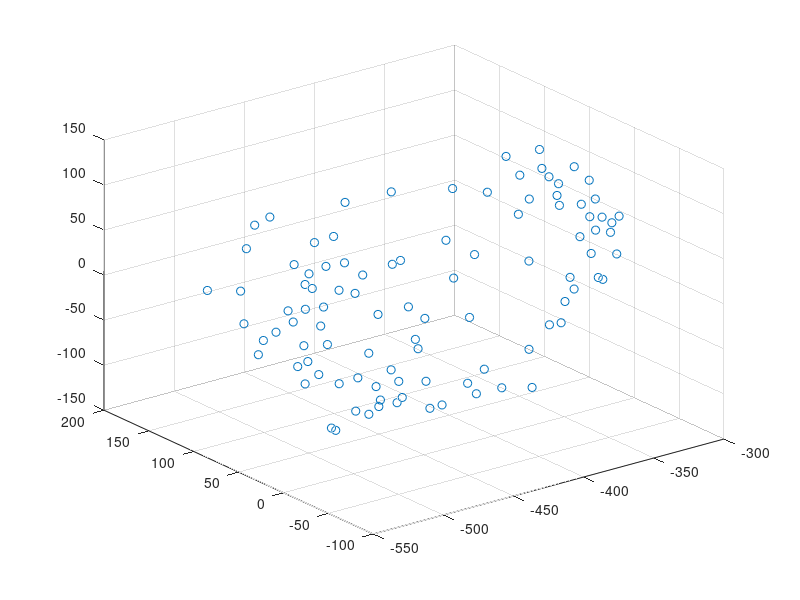
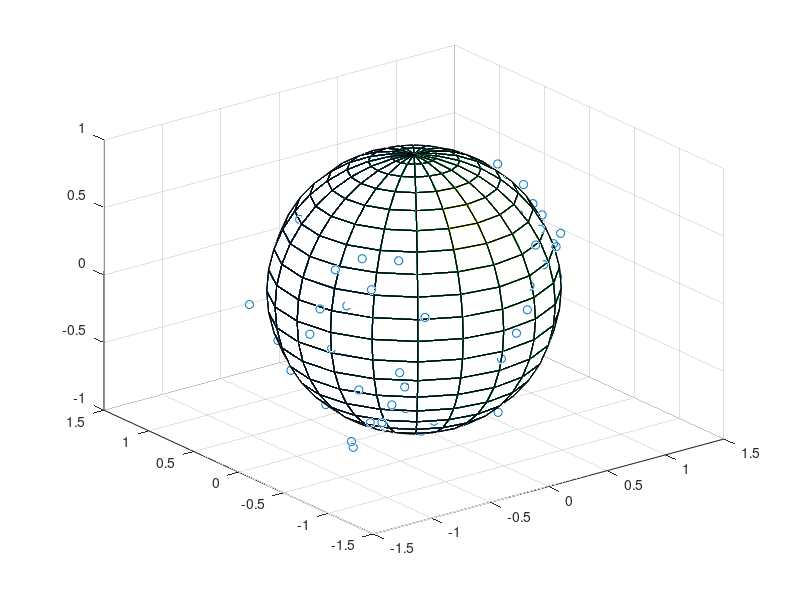

Here is the MATLAB script that generated these plots, in order:
mx = [ -523.00;-507.00;-511.00;-501.00;-477.00;-431.00;-401.00;-456.00;-518.00;-547.00;-531.00;-522.00;-498.00;-518.00;-535.00;-548.00;-538.00;-525.00;-489.00;-460.00;-420.00;-392.00;-417.00;-445.00;-475.00;-478.00;-452.00;-451.00;-430.00;-418.00;-405.00;-395.00;-379.00;-356.00;-330.00;-323.00;-338.00;-377.00;-394.00;-412.00;-449.00;-469.00;-494.00;-495.00;-511.00;-503.00;-518.00;-516.00;-510.00;-519.00;-507.00;-493.00;-448.00;-426.00;-404.00;-379.00;-353.00;-458.00;-492.00;-504.00;-513.00;-510.00;-525.00;-505.00;-491.00;-466.00;-387.00;-364.00;-348.00;-324.00;-316.00;-311.00;-330.00;-349.00;-369.00;-362.00;-364.00;-347.00;-402.00;-474.00;-484.00;-481.00;-498.00;-497.00;-474.00;-457.00;-447.00;-427.00;-419.00;-407.00;-383.00;-347.00;-335.00;-324.00;-316.00;-322.00;-314.00;-341.00;-371.00;-416.00];
my = [ 127.00;115.00;105.00;99.00;87.00;91.00;83.00;98.00;78.00;13.00;-15.00;-36.00;-40.00;-18.00;-5.00;-2.00;-4.00;-23.00;-37.00;-36.00;-40.00;-30.00;-7.00;1.00;11.00;-14.00;-52.00;-69.00;-86.00;-90.00;-87.00;-77.00;-63.00;-38.00;-30.00;-11.00;-16.00;-37.00;-30.00;-46.00;-55.00;-63.00;-70.00;-61.00;-59.00;-55.00;-58.00;-42.00;-18.00;-5.00;9.00;65.00;118.00;132.00;140.00;137.00;127.00;132.00;132.00;104.00;73.00;28.00;7.00;-35.00;-47.00;-76.00;-69.00;-60.00;-40.00;-18.00;34.00;33.00;20.00;29.00;35.00;6.00;-14.00;-47.00;-78.00;-40.00;0.00;25.00;42.00;67.00;108.00;121.00;137.00;145.00;149.00;155.00;141.00;129.00;109.00;90.00;70.00;50.00;14.00;-21.00;-63.00;-64.00];
mz = [ 5.00;3.00;-27.00;-47.00;-75.00;-87.00;-91.00;-70.00;-46.00;21.00;55.00;76.00;100.00;100.00;89.00;52.00;10.00;-29.00;-53.00;-74.00;-70.00;-86.00;-93.00;-101.00;-91.00;-74.00;-46.00;-23.00;-2.00;22.00;41.00;59.00;91.00;92.00;78.00;59.00;94.00;113.00;124.00;122.00;97.00;83.00;52.00;25.00;-3.00;-21.00;-34.00;-58.00;-68.00;-89.00;-103.00;-83.00;-62.00;-38.00;-34.00;-27.00;-11.00;4.00;36.00;80.00;107.00;98.00;63.00;45.00;53.00;44.00;39.00;38.00;20.00;28.00;56.00;81.00;110.00;133.00;131.00;128.00;108.00;75.00;12.00;-40.00;-60.00;-63.00;-60.00;-63.00;-42.00;-41.00;-25.00;-17.00;11.00;41.00;49.00;43.00;43.00;66.00;70.00;74.00;50.00;63.00;69.00;80.00];

offx = -428.88;
offy = 33.21;
offz = 26.64;
sclx = 115.98;
scly = 120.87;
sclz = 136.63;

mxf = (mx - offx)/ sclx;
myf = (my - offy)/ scly;
mzf = (mz - offz)/ sclz;

scatter3(mx, my, mz);
figure
scatter3(mxf, myf, mzf);
hold on
[x,y,z] = sphere;
h = surfl(x, y, z);
surf(x,y,z,'FaceColor','white','FaceAlpha',1);



